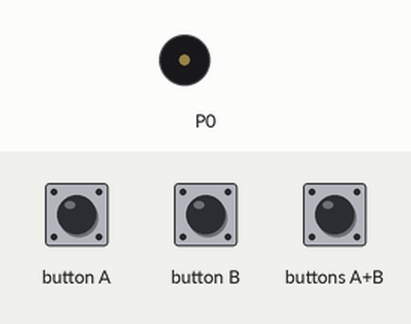
Bench run of a program on a simulated BBC micro:bit (MakeCode). Shown: buzzer (waves = sounding). The test bench sets the inputs (shaded band).

Above: at 1.2 s.
1.3 s: buttons A+B pressed for 0.15 s
At 7.8 s:
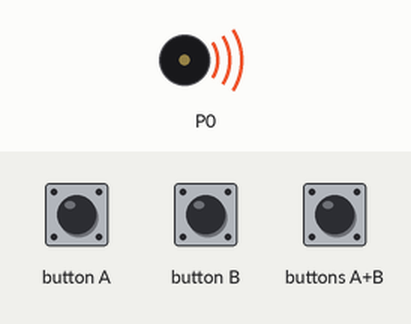
Timing chart, 0 to 10.4 s (numbered marks = the images above; inputs shaded):
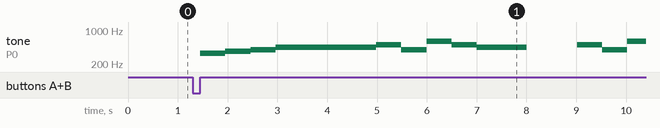

The program:

main.ts
```typescript
input.onButtonPressed(Button.AB, function () {
    music.play(music.tonePlayable(330, music.beat(BeatFraction.Whole)), music.PlaybackMode.UntilDone)
    music.play(music.tonePlayable(370, music.beat(BeatFraction.Whole)), music.PlaybackMode.UntilDone)
    music.play(music.tonePlayable(392, music.beat(BeatFraction.Whole)), music.PlaybackMode.UntilDone)
    music.play(music.tonePlayable(440, music.beat(BeatFraction.Whole)), music.PlaybackMode.UntilDone)
    music.play(music.tonePlayable(440, music.beat(BeatFraction.Whole)), music.PlaybackMode.UntilDone)
    music.play(music.tonePlayable(440, music.beat(BeatFraction.Whole)), music.PlaybackMode.UntilDone)
    music.play(music.tonePlayable(440, music.beat(BeatFraction.Whole)), music.PlaybackMode.UntilDone)
    music.play(music.tonePlayable(494, music.beat(BeatFraction.Whole)), music.PlaybackMode.UntilDone)
    music.play(music.tonePlayable(392, music.beat(BeatFraction.Whole)), music.PlaybackMode.UntilDone)
    music.play(music.tonePlayable(587, music.beat(BeatFraction.Whole)), music.PlaybackMode.UntilDone)
    music.play(music.tonePlayable(494, music.beat(BeatFraction.Whole)), music.PlaybackMode.UntilDone)
    music.play(music.tonePlayable(440, music.beat(BeatFraction.Double)), music.PlaybackMode.UntilDone)
    music.rest(music.beat(BeatFraction.Double))
    music.play(music.tonePlayable(494, music.beat(BeatFraction.Whole)), music.PlaybackMode.UntilDone)
    music.play(music.tonePlayable(392, music.beat(BeatFraction.Whole)), music.PlaybackMode.UntilDone)
    music.play(music.tonePlayable(587, music.beat(BeatFraction.Whole)), music.PlaybackMode.UntilDone)
    music.play(music.tonePlayable(494, music.beat(BeatFraction.Whole)), music.PlaybackMode.UntilDone)
    music.play(music.tonePlayable(440, music.beat(BeatFraction.Double)), music.PlaybackMode.UntilDone)
    music.rest(music.beat(BeatFraction.Double))
})
basic.forever(function () {

})
```

test.ts
```typescript
// Hier kann man Tests durchführen; diese Datei wird nicht kompiliert, wenn dieses Paket als Erweiterung verwendet wird.
```

Measured:
- after the input at 1.3 s, tone on P0: plays 330 Hz for 0.51 s, 370 Hz for 0.51 s, 392 Hz for 0.51 s, 440 Hz for 2.0 s, 494 Hz for 0.51 s, 392 Hz for 0.51 s … (12 notes in this stretch), starting after 0.15 s
